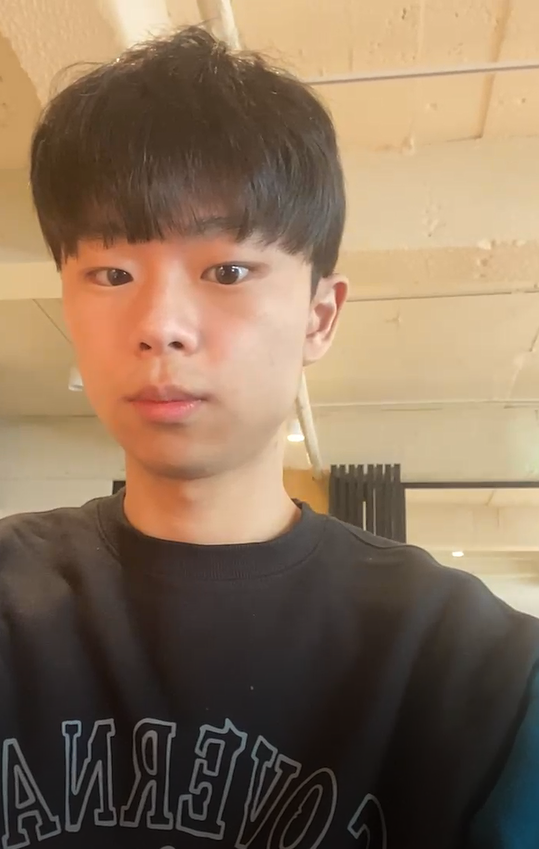
#> input picture picture/frontal_face.PNG, 539 x 849 px, found by its file name
$ python imageDetection.py
#> lines starting #> are read from the running program, lines starting #| are printed output that depends on the picture; after the words box and inside, x2 and y2 are one past the last pixel; in counts of white or black regions, pixels touching at a corner belong together
import cv2
import numpy as np

# load data
# face_cascade = cv2.CascadeClassifier(r'.\opencv-4.x\data\haarcascades\haarcascade_frontalface_default.xml')
# side_cascade = cv2.CascadeClassifier(r'.\opencv-4.x\data\haarcascades\haarcascade_profileface.xml')
# eye_cascade = cv2.CascadeClassifier(r'.\opencv-4.x\data\haarcascades\haarcascade_eye.xml')
########
face_cascade = cv2.CascadeClassifier(r'E:\Dron_termProject\Dron_termProject\opencv-4.x\data\haarcascades\haarcascade_frontalface_default.xml')
side_cascade = cv2.CascadeClassifier(r'E:\Dron_termProject\Dron_termProject\opencv-4.x\data\haarcascades\haarcascade_profileface.xml')
eye_cascade = cv2.CascadeClassifier(r'E:\Dron_termProject\Dron_termProject\opencv-4.x\data\haarcascades\haarcascade_eye.xml')

##### load object image #####
# image = cv2.imread(r'E:\Dron_termProject\Dron_termProject\picture\profile1.jpg')
image = cv2.imread(r'E:\Dron_termProject\Dron_termProject\picture\frontal_face.PNG')
#> image is the input picture: shape (849, 539, 3); mean B, G, R 91.2, 114.2, 137.2

grayImage = cv2.cvtColor(image, cv2.COLOR_BGR2GRAY)
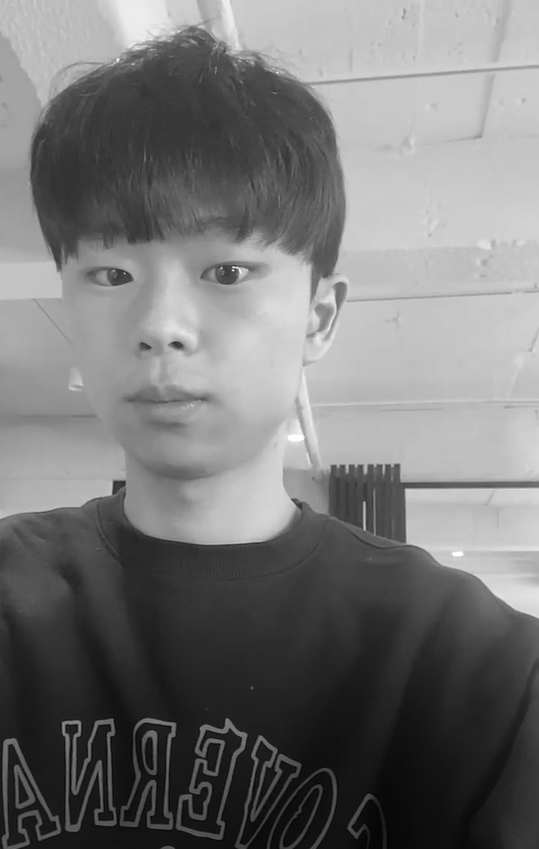
#> grayImage: shape (849, 539); min 1, max 255, mean 118.5

##### face cascade #####
faces = face_cascade.detectMultiScale(grayImage, 1.03, 5)
#> faces = [[251, 748, 56, 56], [24, 169, 290, 290]]

print(faces.shape)
#| (2, 4)
print("faces detected: "+str(faces.shape[0]))
#| faces detected: 2
print(faces)
#| [[251 748  56  56]
#|  [ 24 169 290 290]]

for (x,y,w,h) in faces:
    cv2.rectangle(image,(x,y),(x+w,y+h),(0,255,0),2)
#> this loop made 2 passes
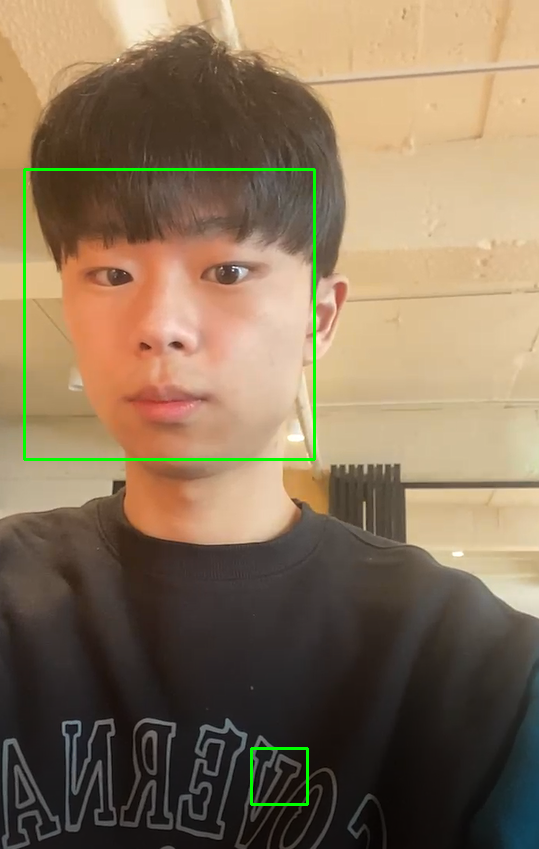
#> image: shape (849, 539, 3); 0.91% of pixels changed, all inside (x1, y1, x2, y2) = (23, 168, 316, 806)

cv2.rectangle(image, ((0,image.shape[0] -25)),
              (270, image.shape[0]), (255,255,255), -1)
cv2.putText(image, "test image", (0,image.shape[0] -10),
            cv2.FONT_HERSHEY_TRIPLEX, 0.5,  (0,0,0), 1)
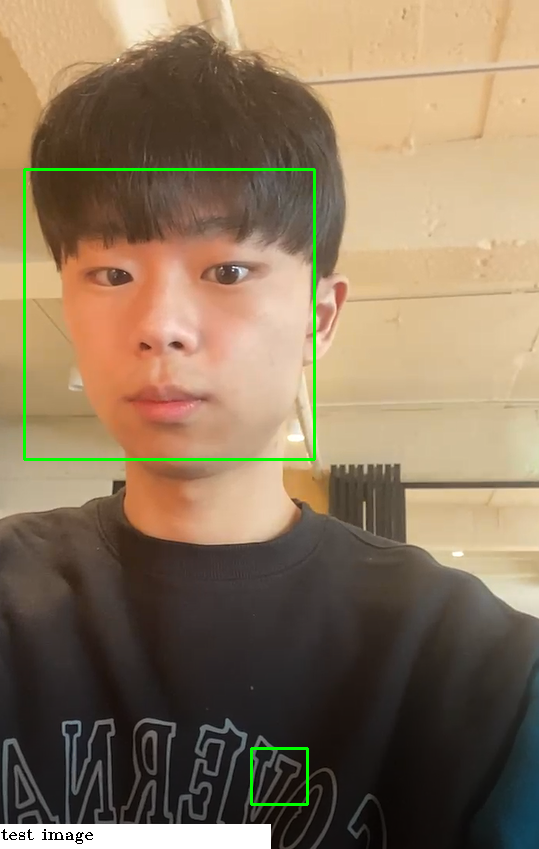
#> image: shape (849, 539, 3); mean B, G, R 93.6, 118.6, 139

##### eye cascade #####
eyes = eye_cascade.detectMultiScale(grayImage, 1.9, 10)
#> eyes = [[192, 235, 72, 72], [77, 240, 72, 72]]

print(eyes.shape)
#| (2, 4)
print("eyes detected: "+str(eyes.shape[0]))
#| eyes detected: 2
print(eyes)
#| [[192 235  72  72]
#|  [ 77 240  72  72]]

for (x,y,w,h) in eyes:
    cv2.rectangle(image,(x,y),(x+w,y+h),(0,255,0),2)
#> this loop made 2 passes
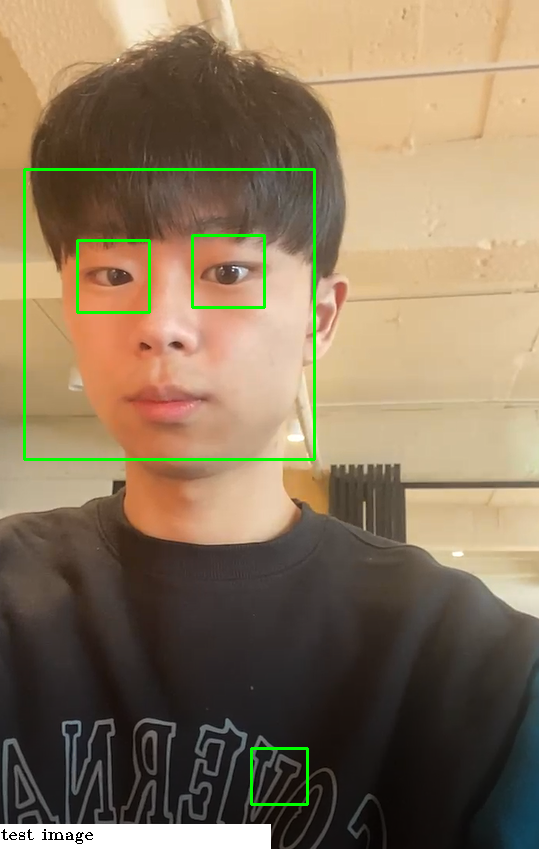
#> image: shape (849, 539, 3); 0.38% of pixels changed, all inside (x1, y1, x2, y2) = (76, 234, 266, 314)

cv2.rectangle(image, ((0,image.shape[0] -25)),
              (270, image.shape[0]), (255,255,255), -1)
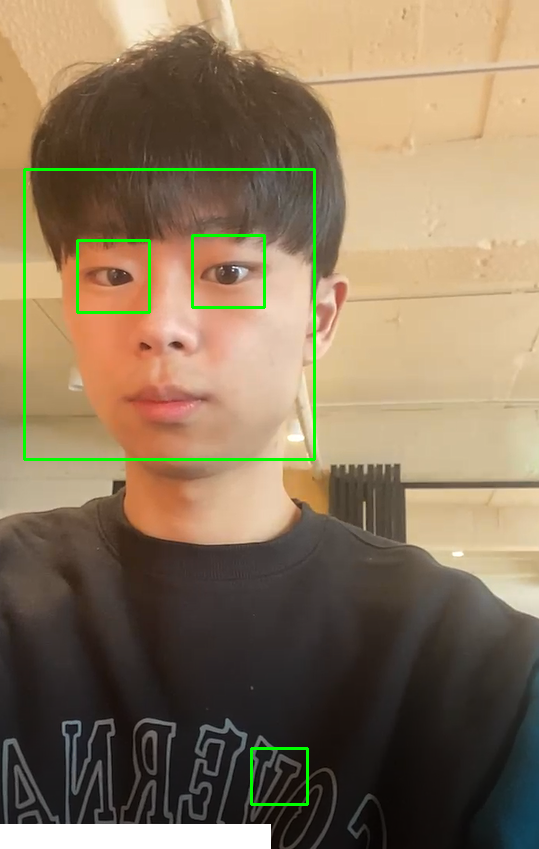
#> image: shape (849, 539, 3); 0.07% of pixels changed, all inside (x1, y1, x2, y2) = (1, 829, 93, 844)
cv2.putText(image, "test image", (0,image.shape[0] -10),
            cv2.FONT_HERSHEY_TRIPLEX, 0.5,  (0,0,0), 1)

##### print image #####

cv2.imshow('Face', image)
cv2.waitKey()

$ run again, with picture/profile1.jpg saved as picture/frontal_face.PNG
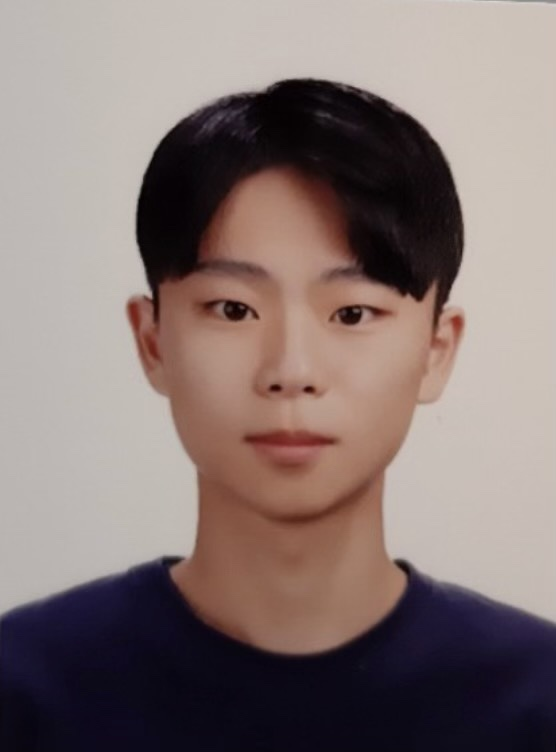
#> input picture picture/profile1.jpg, 556 x 752 px, found by its file name
#> image is the input picture: shape (752, 556, 3); mean B, G, R 116, 118.6, 133.8
#> `grayImage = cv2.cvtColor(image, cv2.COLOR_BGR2GRAY)`:
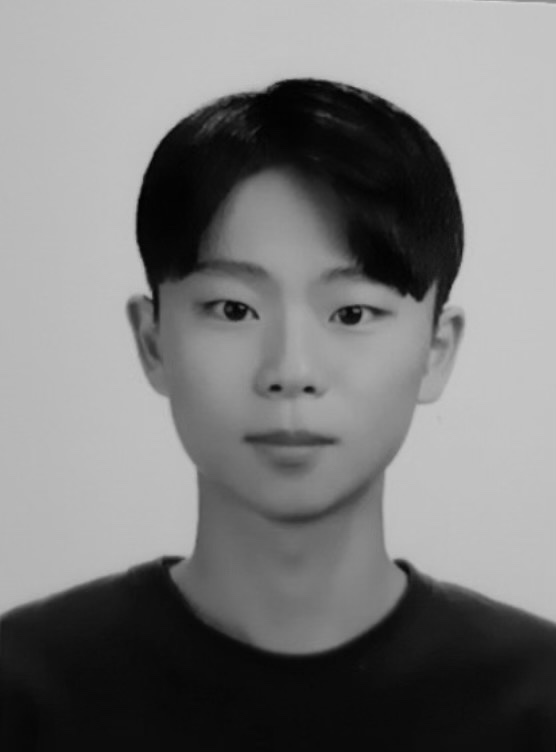
#> grayImage: shape (752, 556); min 1, max 213, mean 122.9
#> faces = [[133, 188, 319, 319]]
#| (1, 4)
#| faces detected: 1
#| [[133 188 319 319]]
#> the loop `for (x,y,w,h) in faces:` made 1 pass
#> eyes = [[190, 271, 72, 72], [316, 275, 72, 72]]
#| (2, 4)
#| eyes detected: 2
#| [[190 271  72  72]
#|  [316 275  72  72]]
#> the loop `for (x,y,w,h) in eyes:` made 2 passes
#> `cv2.rectangle(image, ((0,image.shape[0] -25)), (270, image.shape[0]), ..`:
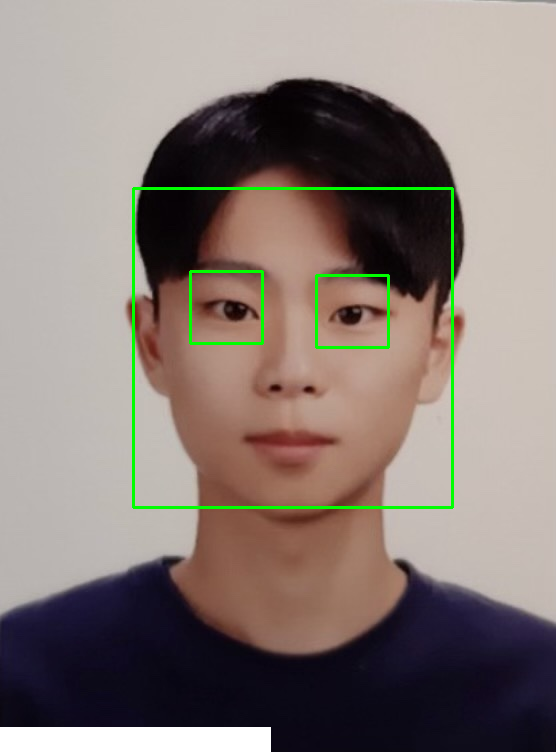
#> image: shape (752, 556, 3); mean B, G, R 118.3, 124.5, 135.9
